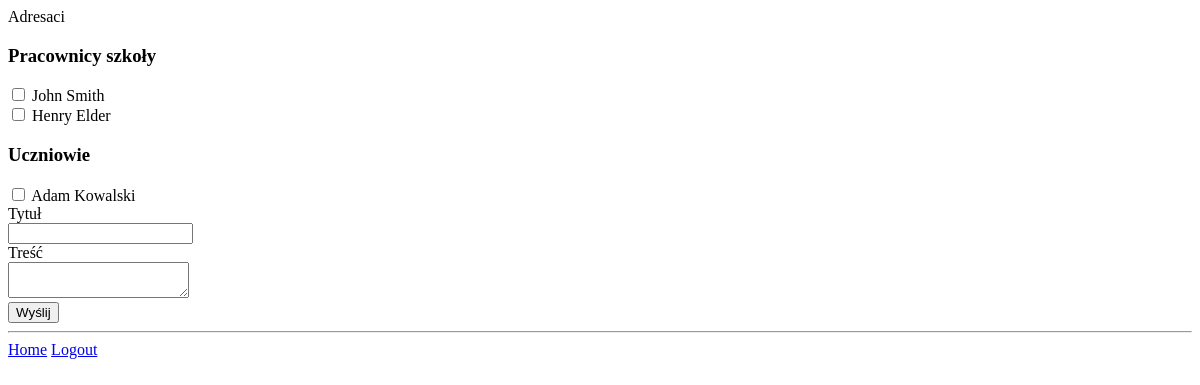
The page /message/nowa-wiadomosc/ (signed in) on the database as committed earlier.
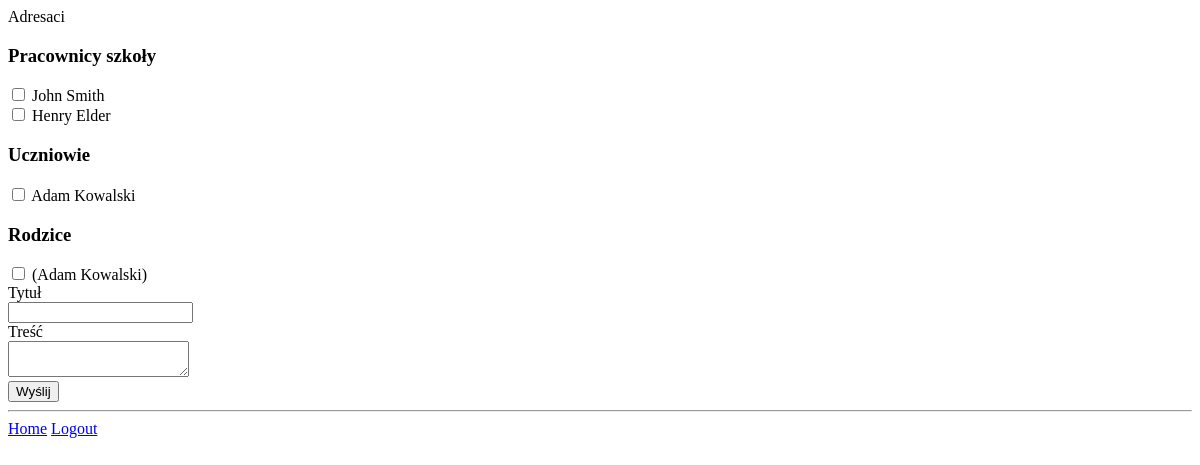
The same page on the database as committed later.
### teacher/models.py (models this page shows, shortened)
class Teacher(models.Model):
    user = models.OneToOneField(User, on_delete=models.CASCADE)
    school = models.ForeignKey(School, on_delete=models.CASCADE, null=True)

class Student(models.Model):
    user = models.OneToOneField(User, on_delete=models.CASCADE)
    school = models.ForeignKey(School, on_delete=models.CASCADE, null=True)
    is_graduate = models.BooleanField(default=False)

class Parent(models.Model):
    user = models.OneToOneField(User, on_delete=models.CASCADE)
    student = models.OneToOneField(Student, on_delete=models.CASCADE)

### directmessages/views.py (the view, shortened to what this page needs)
# urls.py: path('nowa-wiadomosc/', new_message, name='send_message'),
def new_message(request):
    teacher_qs = Teacher.objects.filter(school=request.user.teacher.school).exclude(user=request.user).all()
    context = {}
    context['teacher_qs'] = teacher_qs
    if Teacher.objects.filter(user=request.user):
        student_qs = Student.objects.filter(school=request.user.teacher.school, is_graduate=False).exclude(user=request.user).all()
        parent_qs = Parent.objects.filter(student__school=request.user.teacher.school, student__is_graduate=False).exclude(user=request.user).all()
        context['student_qs'] = student_qs
        context['parent_qs'] = parent_qs
    return render(request, 'directmessages/send_message.html', context)

### templates/directmessages/send_message.html (shortened to what this page needs)
{% extends 'base.html' %}
{% load static %}
{% block content %}
<form method="post">
<label>Adresaci</label><br>
<h3>Pracownicy szkoły</h3>
{% for teacher in teacher_qs %}
    <input name="to" type="checkbox" value="{{ teacher.user.id }}">
    <label>{{ teacher.user.first_name }} {{ teacher.user.last_name }}</label><br>
{% endfor %}
{% if student_qs %}
<h3>Uczniowie</h3>
{% for student in student_qs %}
    <input name="to" type="checkbox" value="{{ student.user.id }}">
    <label>{{ student.user.first_name }} {{ student.user.last_name }}</label><br>
{% endfor %}
{% endif %}
{% if parent_qs %}
<h3>Rodzice</h3>
{% for parent in parent_qs %}
    <input name="to" type="checkbox" value="{{ parent.user.id }}">
    <label>{{ parent.user.first_name }} {{ parent.user.last_name }} ({{ parent.student.user.first_name }} {{ parent.student.user.last_name }})</label><br>
{% endfor %}
{% endif %}
<label>Tytuł</label><br>
<input name="title" type="text"><br>
<label>Treść</label><br>
<textarea name="body"></textarea><br>
<button type="submit">Wyślij</button>
</form>
{% endblock %}

Rows that differ between the two databases and show on the page:
added Parent: student.user.first_name "Adam", student.user.last_name "Kowalski"
Other text that changed with them:
text now shown: "Rodzice"
